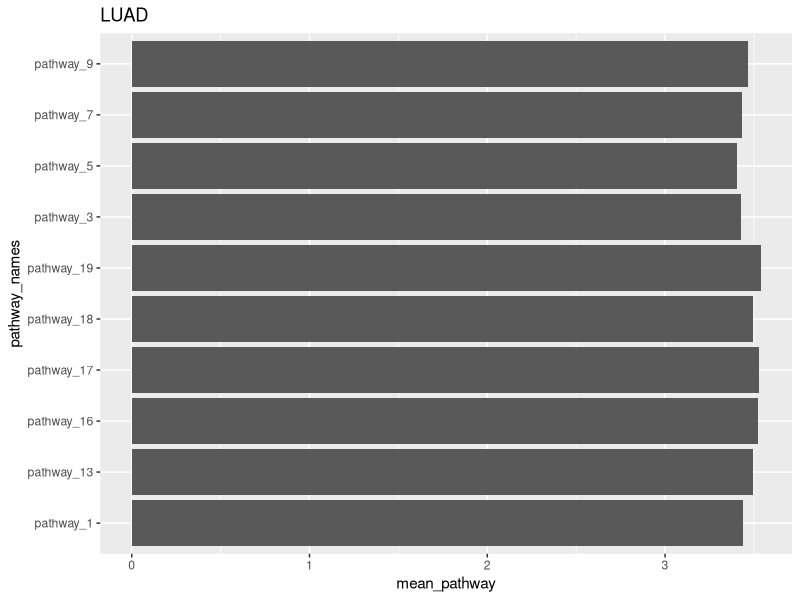
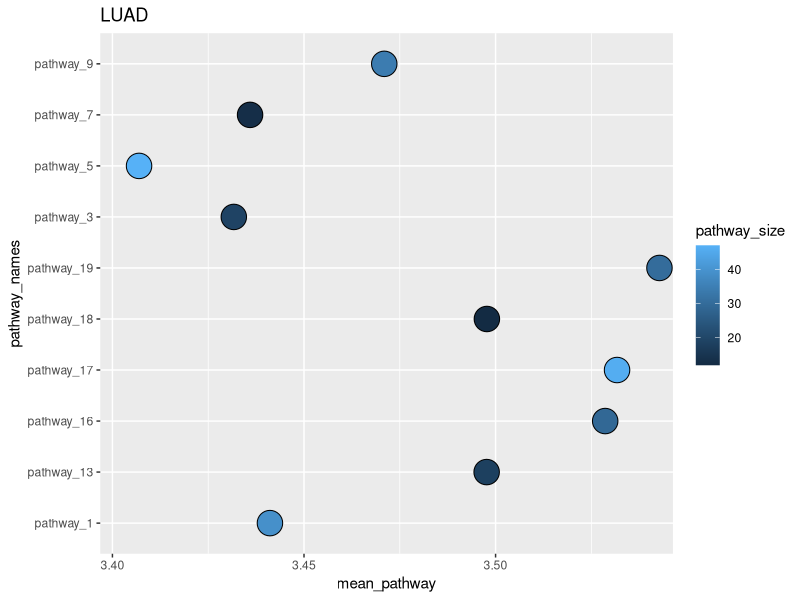
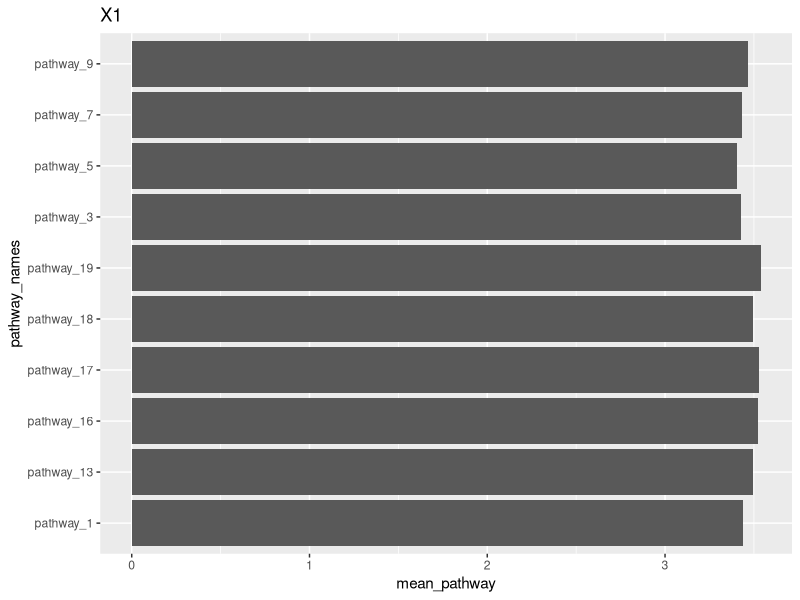
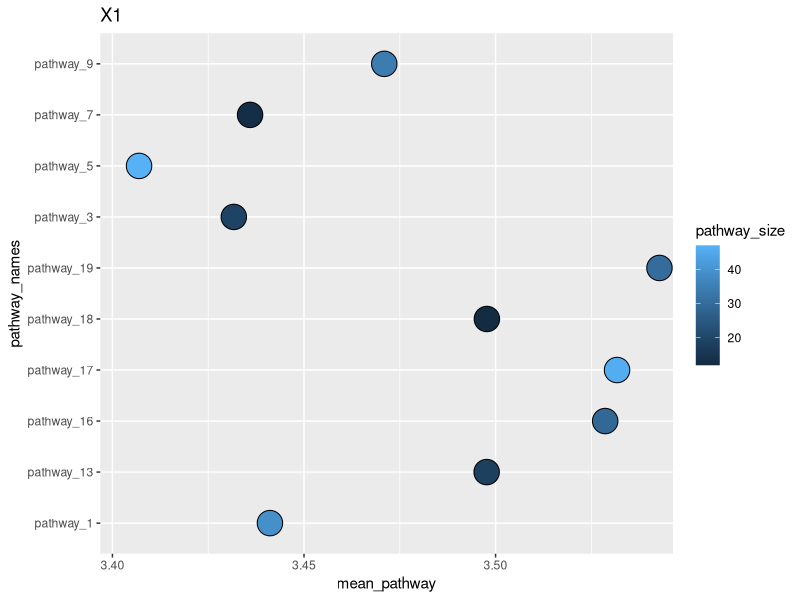
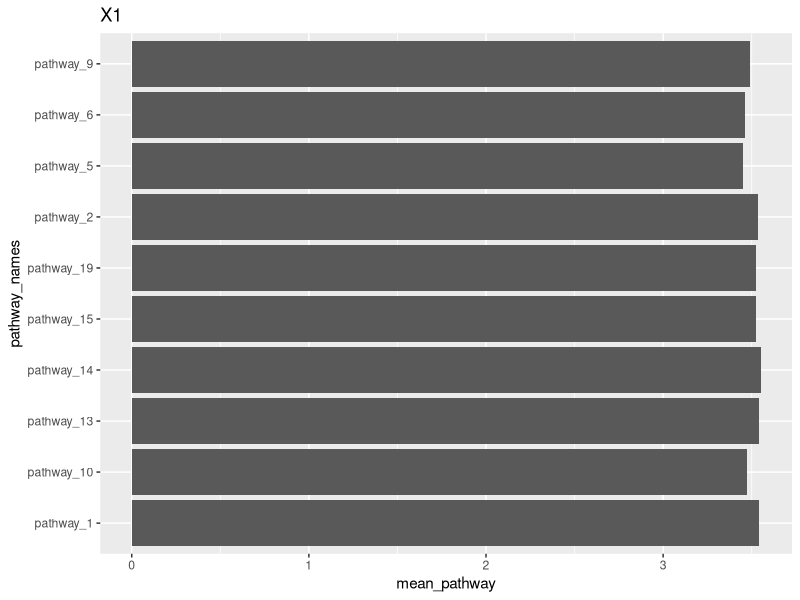
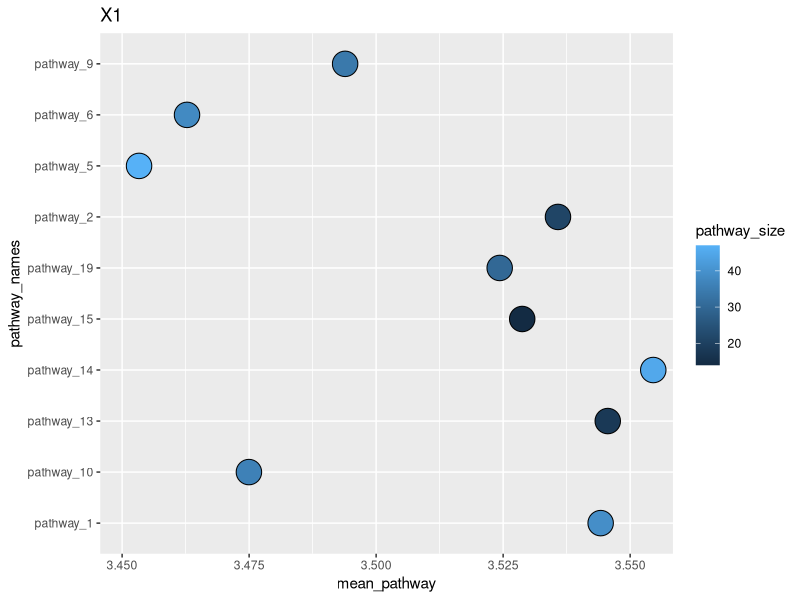
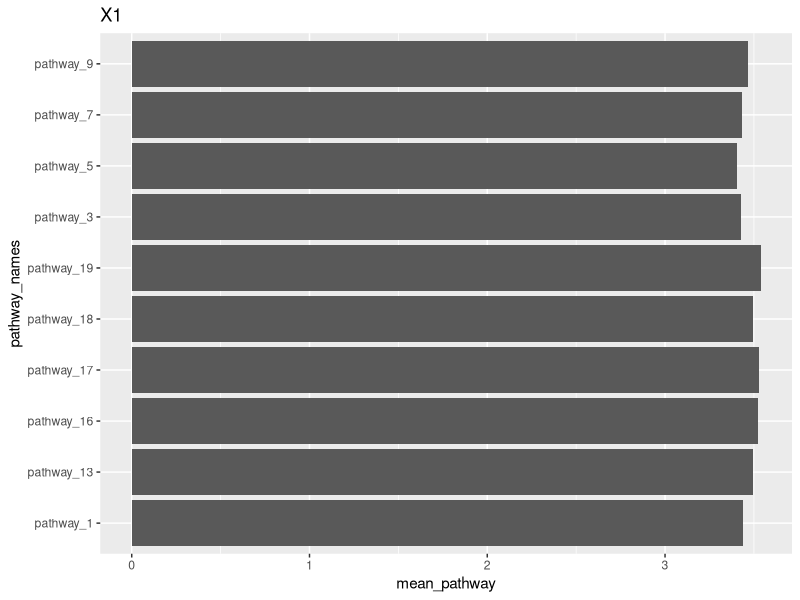
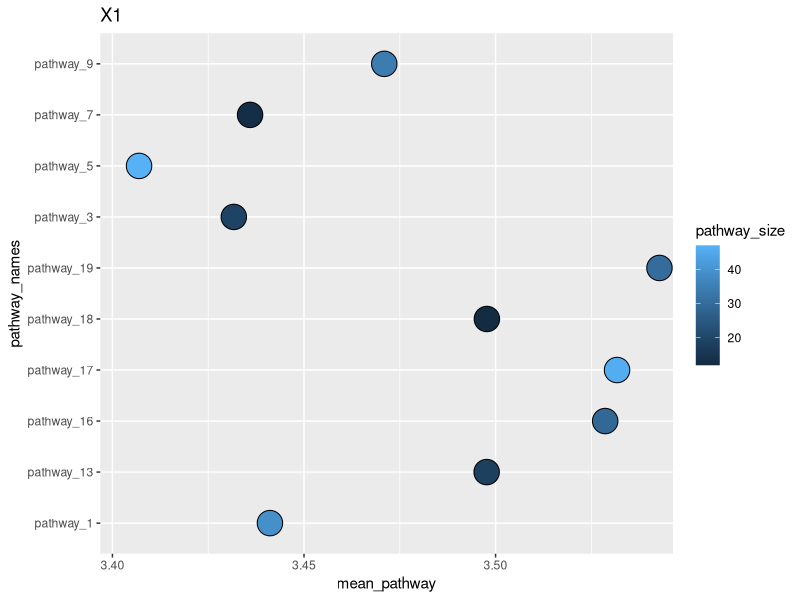

Generate these figures, in order, with R:
## ---- chunk 1
knitr::opts_chunk$set(echo = TRUE)
## ---- chunk 2
# p-value matrix (for pathways)

# for reproducible results set seed (runif )
set.seed(100)
df1 <- data.frame(matrix(runif(20*50, 1e-20, 1e-3), 20, 50),
                  row.names = paste("pathway", 1:20, sep = "_"))

set.seed(95)
df2 <- data.frame(matrix(runif(20*50, 1e-20, 1e-3), 20, 50),
                  row.names = paste("pathway", 1:20, sep = "_"))

df.p.value.list = list("LUAD" = df1, "BRCA" = df2)

# genset size information 

len.genesets <- sample(10:50, 20)
names(len.genesets) <- paste("pathway", 1:20, sep = "_")

head(len.genesets)
## ---- chunk 3
test  = function(Tumor){
  
  
}

lapply(df.p.value.list,test)

## ---- chunk 4
get_top10pathways_from_pvalues = function(df_p_values, length_genesets) {
  
  library(ggplot2)
  
  results <- list()
    
  df_p_values_log10 <- -log10(as.data.frame(df_p_values))
    
  mean_pathway <- as.data.frame(apply(df_p_values_log10, 1, mean))
  rownames(mean_pathway) <- rownames(df_p_values_log10)
  
  ordered_score <- mean_pathway[order(-mean_pathway[ ,1]), 1]
  top_10 <- data.frame(ordered_score[1:10])
  colnames(top_10) <- "mean_pathway"
  
  ordered_names <- order(-mean_pathway[ ,1])
  top_10_names <- ordered_names[1:10]
  top_10$pathway_names <- row.names(mean_pathway)[top_10_names]
  
  results[[1]] <- top_10
  
  results[[2]] <- ggplot(data = top_10, aes(x = mean_pathway, pathway_names))+
    geom_bar(stat = "identity")+
    labs(title = names(df_p_values))
  
  pathway_size <- order(-mean_pathway[ ,1])
  top_10_size <- pathway_size[1:10]
  top_10$pathway_size <- length_genesets[top_10_size]
  
  top_10$pathway_names <- as.factor(top_10$pathway_names)
  
  results[[3]] <- ggplot(data = top_10, aes(x = mean_pathway, y = pathway_names,
                                            fill = pathway_size))+
    geom_dotplot(position = "identity",
                 binwidth = 0.5,
                 binaxis = "y")+
    labs(title = names(df_p_values))
  
  print(results)
}
## ---- chunk 5
#deparse(substitute(df.p.value.list[[1]]))

names(df.p.value.list[1][1])
## ---- chunk 6
get_top10pathways_from_pvalues(df.p.value.list[1], len.genesets)
                               
## ---- chunk 7
best_function = function(df_p_values, length_genesets) {
  
  names(df_p_values[12])
  
}



## ---- chunk 8

lapply(df.p.value.list, get_top10pathways_from_pvalues, length_genesets = len.genesets)
# lapply(df.p.value.list, best_function, length_genesets = len.genesets)





lapply(df.p.value.list, get_top10pathways_from_pvalues, length_genesets = len.genesets)


dfs <- df.p.value.list

lapply(dfs, FUN= function(df){return(get_top10pathways_from_pvalues(df, len.genesets))})
